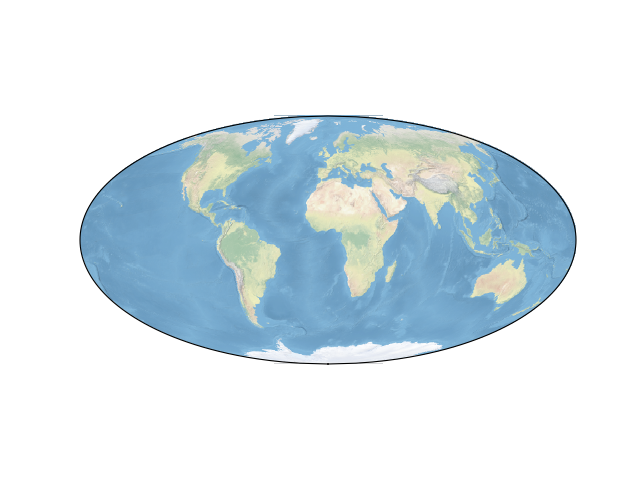

Recreate this plot in Python.
import cartopy.crs as ccrs
import matplotlib.pyplot as plt

ax = plt.axes(projection=ccrs.Mollweide())
ax.stock_img()
plt.show()
